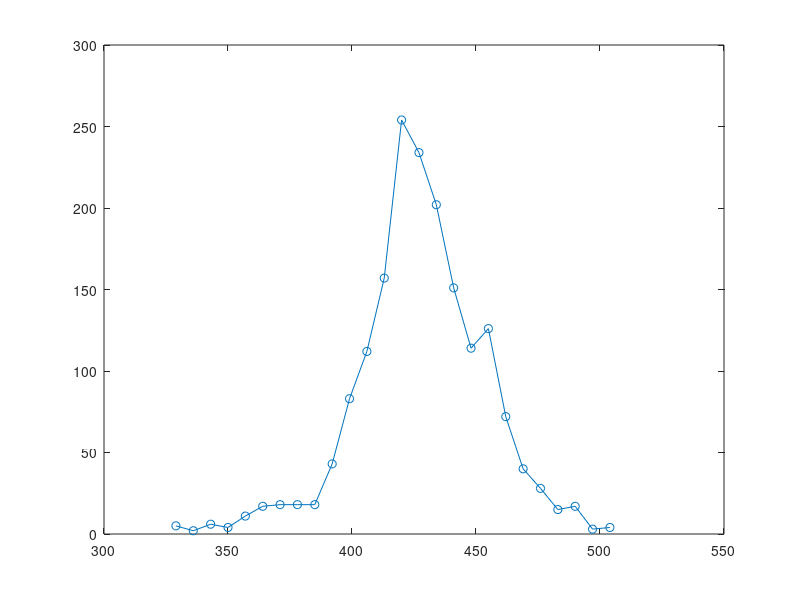

Source code (MATLAB):
%data = [week,AH1,AH3,A_untyped,B,total_tested,percent_positive]


%interested only in column 1 (week num) and column 5 (weekly incidence of B
%influenza)
data = [40,1,0,12,2,518,2.9;
41,0,2,8,0,529,1.89;
42,1,0,16,1,612,2.94;
43,0,0,15,2,656,2.59;
44,1,0,24,5,746,4.02;
45,0,2,10,3,578,2.6;
46,1,1,15,0,666,2.55;
47,0,0,18,5,617,3.73;
48,0,3,17,2,636,3.46;
49,0,0,17,6,806,2.85;
50,1,1,1,4,686,1.02;
51,8,3,0,11,904,2.43;
52,3,0,45,17,1037,6.27;
53,8,5,41,18,1230,5.85;
54,4,13,66,18,1164,8.68;
55,17,32,97,18,1291,12.7;
56,29,46,183,43,1545,19.48;
57,33,133,598,83,3194,26.52;
58,64,293,726,112,3651,32.73;
59,45,271,780,157,3752,33.4;
60,56,354,735,254,4159,33.64;
61,33,238,537,234,3401,30.64;
62,16,194,362,202,3001,25.79;
63,6,75,166,151,1923,20.7;
64,21,119,115,114,1903,19.39;
65,2,32,48,126,1157,17.98;
66,1,1,44,72,925,12.76;
67,0,4,25,40,842,8.19;
68,0,3,31,28,681,9.1;
69,0,0,18,15,569,5.8;
70,1,1,19,17,526,7.22;
71,0,0,2,3,371,1.35;
72,0,0,1,4,296,1.69;]

incidence_data = [data(:,1), data(:,5)]

%discard weeks <47 where incidence may = 0
incidence_data(1:7,:) = [];

incidence_data = incidence_data'
T = 7.* incidence_data(1,:)
incidence_data(2,:)

plot(T,incidence_data(2,:),'-o') %plots incidences for weeks 47 to 72 inclusive


%calculate area
%(approx) area under curve in this case is just sum of incidences .* 7

area = sum(7.*incidence_data(2,:))

%process numcerical data (ode45) for comparison:
%discard initial values at initial time t0
